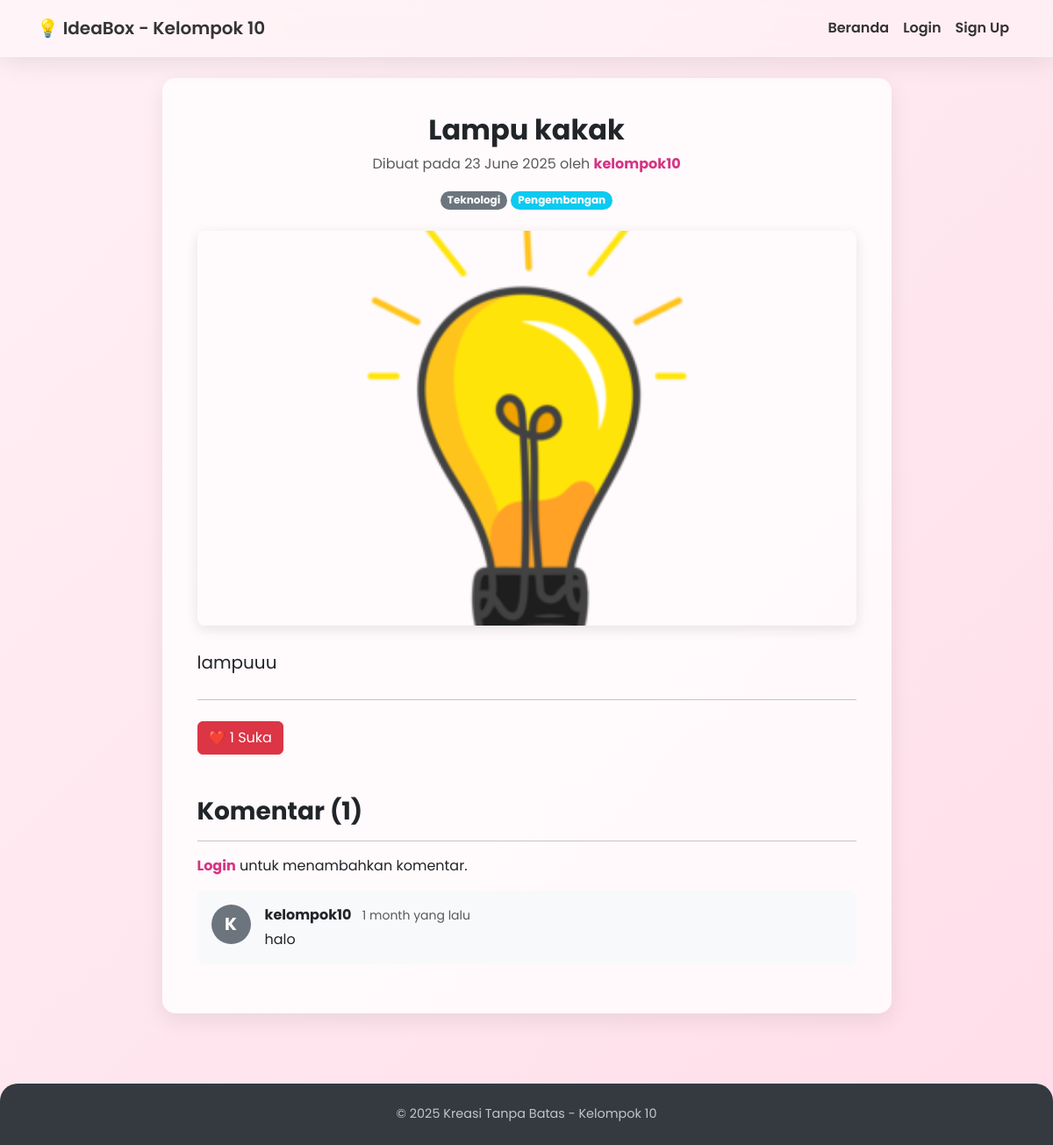
/ide/5/, run on the app's committed database.
### core/models.py (models this page shows, shortened)
class Ide(models.Model):
    class StatusPilihan(models.TextChoices):
        KONSEP = 'Konsep', 'Konsep'
        PENGEMBANGAN = 'Pengembangan', 'Pengembangan'
        SELESAI = 'Selesai', 'Selesai'
    penulis = models.ForeignKey(User, on_delete=models.CASCADE, related_name='ide')
    judul = models.CharField(max_length=200)
    deskripsi = models.TextField()
    gambar = models.ImageField(upload_to='ide_pics', null=True, blank=True)
    kategori = models.ForeignKey(Kategori, on_delete=models.SET_NULL, null=True, blank=True)
    status = models.CharField(
        max_length=20,
        choices=StatusPilihan.choices,
        default=StatusPilihan.KONSEP
    )
    suka = models.ManyToManyField(User, related_name='ide_disukai', blank=True)
    dibuat_pada = models.DateTimeField(auto_now_add=True)
    diperbarui_pada = models.DateTimeField(auto_now=True)
    def jumlah_suka(self):
        return self.suka.count()

class Kategori(models.Model):
    nama = models.CharField(max_length=50, unique=True)
    class Meta:
        verbose_name_plural = "Kategori"

class Komentar(models.Model):
    ide = models.ForeignKey(Ide, related_name='komentar', on_delete=models.CASCADE)
    penulis = models.ForeignKey(User, on_delete=models.CASCADE)
    isi = models.TextField()
    dibuat_pada = models.DateTimeField(auto_now_add=True)
    class Meta:
        ordering = ['-dibuat_pada']

### core/views.py (the view)
# urls.py: path('ide/<int:pk>/', views.IdeDetailView.as_view(), name='ide-detail'),
class IdeDetailView(DetailView):
    model = Ide
    template_name = 'core/ide_detail.html'
    def get_context_data(self, **kwargs):
        context = super().get_context_data(**kwargs)
        context['komentar_form'] = KomentarForm()
        context['komentar_list'] = self.object.komentar.all()
        return context

### core/templates/core/ide_detail.html (shortened to what this page needs)
{% extends "core/base.html" %}
{% block content %}
<div class="row justify-content-center">
    <div class="col-md-10 col-lg-9">
        <div class="card p-3 p-md-4">
            <div class="card-body">
                <article>
                    <div class="text-center mb-4">
                        <h2 class="card-title fw-bold">{{ object.judul }}</h2>
                        <p class="text-muted">
                            Dibuat pada {{ object.dibuat_pada|date:"d F Y" }} oleh
                            <a href="{% url 'profil' object.penulis.username %}" class="fw-bold text-decoration-none" style="color: #d63384;">{{ object.penulis.username }}</a>
                        </p>
                        <span class="badge bg-secondary rounded-pill">{{ object.kategori.nama|default:"Tanpa Kategori" }}</span>
                        <span class="badge bg-info rounded-pill">{{ object.status }}</span>
                    </div>
                    {% if object.gambar %}
                        <div class="text-center mb-4">
                            <img src="{{ object.gambar.url }}" class="img-fluid rounded-3" style="max-height: 450px; width: 100%; object-fit: cover; box-shadow: 0 4px 15px rgba(0,0,0,0.1);" alt="Gambar untuk {{ object.judul }}">
                        </div>
                    {% endif %}
                    <div class="fs-5 mt-4" style="text-align: justify; line-height: 1.8;">
                        {{ object.deskripsi|linebreaks }}
                    </div>
                    <hr class="my-4">
                    <div class="d-flex align-items-center flex-wrap gap-2">
                        <form action="{% url 'ide-suka' object.pk %}" method="post">
                            <button type="submit" class="btn btn-danger">
                                ❤️ {{ object.jumlah_suka }} Suka
                            </button>
                        </form>
                    </div>
                </article>
                <div class="mt-5">
                    <h3 class="fw-bold">Komentar ({{ komentar_list.count }})</h3>
                    <hr>
                    {% if user.is_authenticated %}
                        <div class="mb-4">
                            <form method="post" action="{% url 'tambah-komentar' object.pk %}">
                                {% csrf_token %}
                                <div class="mb-2">
                                    {{ komentar_form.isi }}
                                </div>
                                <button type="submit" class="btn btn-primary">Kirim Komentar</button>
                            </form>
                        </div>
                    {% else %}
                        <p><a href="{% url 'login' %}" class="fw-bold text-decoration-none" style="color: #d63384;">Login</a> untuk menambahkan komentar.</p>
                    {% endif %}
                    {% for komentar in komentar_list %}
                        <div class="d-flex mb-3 p-3 bg-light rounded-3">
                            <div class="flex-shrink-0 me-3">
                                <div class="bg-secondary text-white rounded-circle d-flex align-items-center justify-content-center" style="width: 45px; height: 45px;">
                                    <strong class="fs-5">{{ komentar.penulis.username|first|upper }}</strong>
                                </div>
                            </div>
                            <div class="flex-grow-1">
                                <p class="mb-1">
                                    <strong>{{ komentar.penulis.username }}</strong>
                                    <small class="text-muted ms-2">{{ komentar.dibuat_pada|timesince }} yang lalu</small>
                                </p>
                                {{ komentar.isi|linebreaksbr }}
                            </div>
                        </div>
                    {% empty %}
                        <p class="text-muted">Jadilah yang pertama berkomentar!</p>
                    {% endfor %}
                </div>
            </div>
        </div>
    </div>
</div>
{% endblock %}

### core/templates/core/base.html (style rules this page uses)
body { font-family: 'Poppins', sans-serif; background: linear-gradient(135deg, #FFF0F5 0%, #FFDEE9 100%); color: #444; display: flex; flex-direction: column; min-height: 100vh; }
.card { background: rgba(255, 255, 255, 0.8); border: none; border-radius: 15px; box-shadow: 0 8px 25px rgba(0, 0, 0, 0.08); transition: all 0.3s ease; margin-bottom: 2rem !important; }

### data on the page
Ide: judul "Lampu kakak", dibuat_pada "23 June 2025", penulis.username "kelompok10", kategori.nama "Teknologi", status "Pengembangan", gambar (picture), deskripsi "lampuuu", jumlah_suka "1", count "1"
Komentar: penulis.username|first "K", penulis.username "kelompok10", dibuat_pada "1 month", isi "halo"
